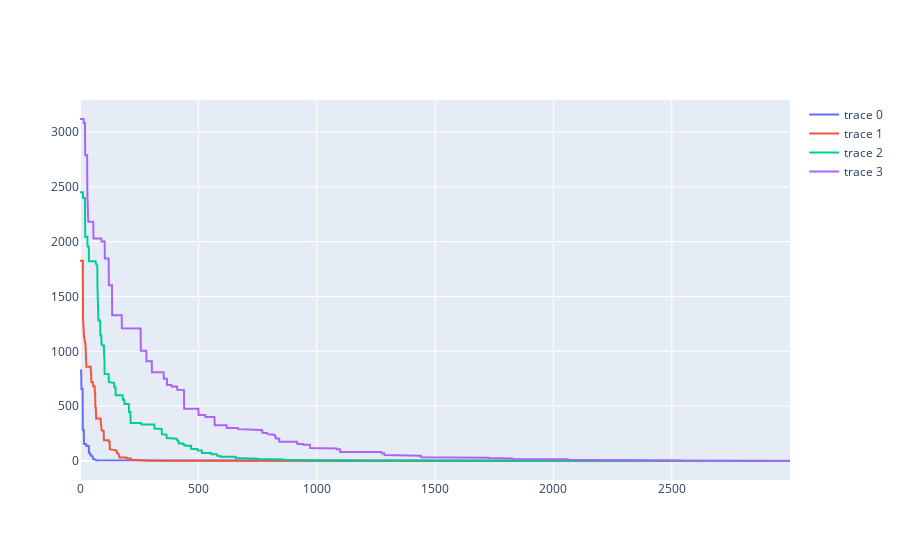

The notebook cell saved with this chart:
### Code cell
import numpy as np
# import matplotlib.pyplot as plt
import plotly.express as px
import plotly.graph_objects as go


def de(fobj, bounds, mut=0.8, crossp=0.7, popsize=20, its=1000):
    dimensions = len(bounds)
    pop = np.random.rand(popsize, dimensions)
    min_b, max_b = np.asarray(bounds).T
    diff = np.fabs(min_b - max_b)
    pop_denorm = min_b + pop * diff
    fitness = np.asarray([fobj(ind) for ind in pop_denorm])
    best_idx = np.argmin(fitness)
    best = pop_denorm[best_idx]
    for i in range(its):
        for j in range(popsize):
            idxs = [idx for idx in range(popsize) if idx != j]
            a, b, c = pop[np.random.choice(idxs, 3, replace=False)]
            mutant = np.clip(a + mut * (b - c), 0, 1)
            cross_points = np.random.rand(dimensions) < crossp
            if not np.any(cross_points):
                cross_points[np.random.randint(0, dimensions)] = True
            trial = np.where(cross_points, mutant, pop[j])
            trial_denorm = min_b + trial * diff
            f = fobj(trial_denorm)
            if f < fitness[j]:
                fitness[j] = f
                pop[j] = trial
                if f < fitness[best_idx]:
                    best_idx = j
                    best = trial_denorm
        yield best, fitness[best_idx]


result = list(de(lambda x: sum(x**2) / len(x), bounds=[(-100, 100)] * 32))
print(result[-1])


x, f = zip(*result)
# plt.plot(f)
# plt.show()
# fig = px.line(f)
# fig.show()
fig = go.Figure()

for d in [8, 16, 32, 64]:
    it = list(de(lambda x: sum(x**2)/d, [(-100, 100)] * d, its=3000))
    x, f = zip(*it)
    # plt.plot(f, label='d={}'.format(d))
    # fig.add_scatter(f, mode='lines')
    fig.add_trace(go.Scatter(y=f, mode='lines'))
# plt.legend()
# plt.show()

fig.show()

### Figure 1 — Plotly figure (JSON) as saved in the notebook; plotly's stock layout.template omitted (floating-point values rounded to 4 significant figures; data arrays with more than 128 entries replaced by an {"elided": "..."} marker saying what was removed)
{"data": [{"mode": "lines", "type": "scatter", "y": {"elided": "3000 float values"}}, {"mode": "lines", "type": "scatter", "y": {"elided": "3000 float values"}}, {"mode": "lines", "type": "scatter", "y": {"elided": "3000 float values"}}, {"mode": "lines", "type": "scatter", "y": {"elided": "3000 float values"}}], "layout": {}}
